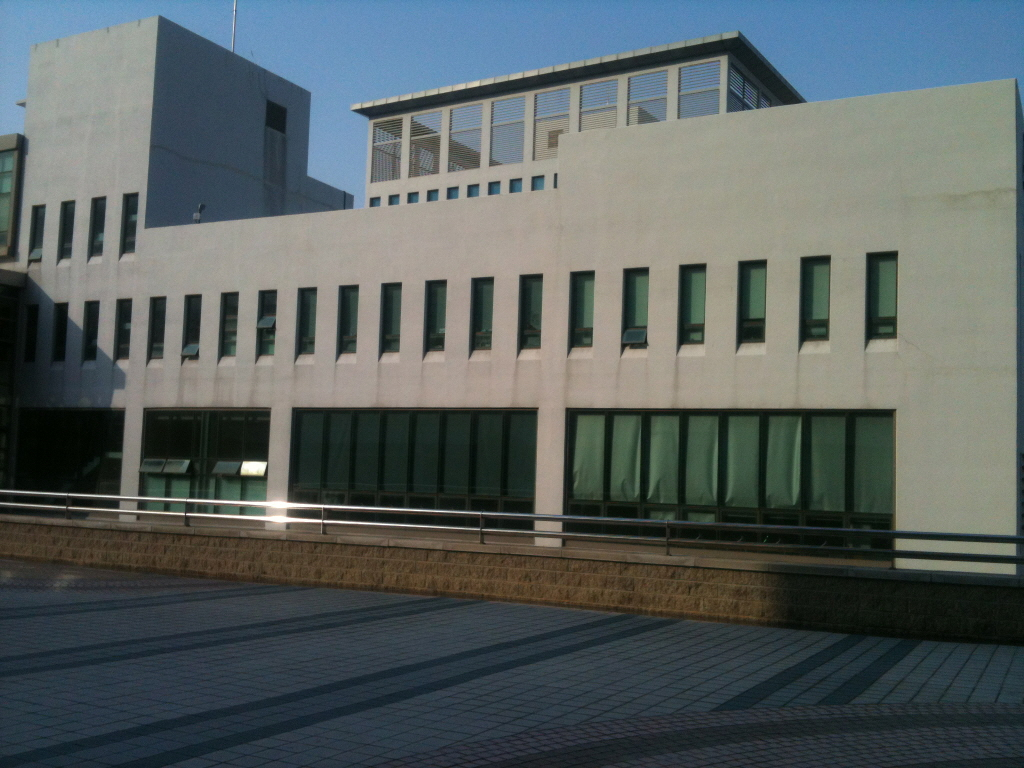
#> input picture dsu7.jpg, 1024 x 768 px
$ jupyter execute ch1.5.3.ipynb
#> lines starting #> are read from the running program, lines starting #| are printed output that depends on the picture; after the words box and inside, x2 and y2 are one past the last pixel; in counts of white or black regions, pixels touching at a corner belong together
[cell 1]
import cv2
from matplotlib import pyplot as plt

[cell 2]
img = cv2.imread('dsu7.jpg')
#> img is the input picture: shape (768, 1024, 3); mean B, G, R 95.7, 96.2, 88.1
gray = cv2.imread('dsu7.jpg',0)
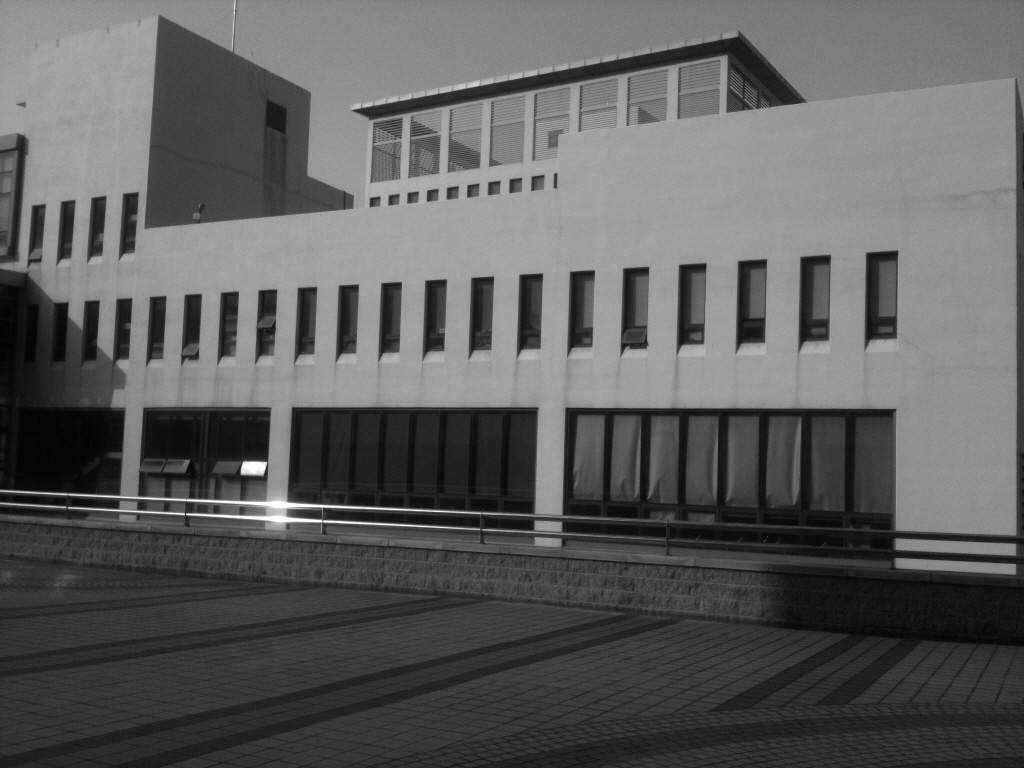
#> gray: shape (768, 1024); min 0, max 255, mean 93.7

sift = cv2.SIFT_create()
kp = sift.detect(gray,None)
#> kp = 905 keypoints; strongest (x, y, size): (252, 467, 11.6), (326, 521, 2.3), (189, 500, 2.2), (322, 506, 2.6)
imgsift = cv2.imread('dsu7.jpg')
imgsift = cv2.drawKeypoints(img,kp,imgsift,  flags=cv2.DRAW_MATCHES_FLAGS_DRAW_RICH_KEYPOINTS)
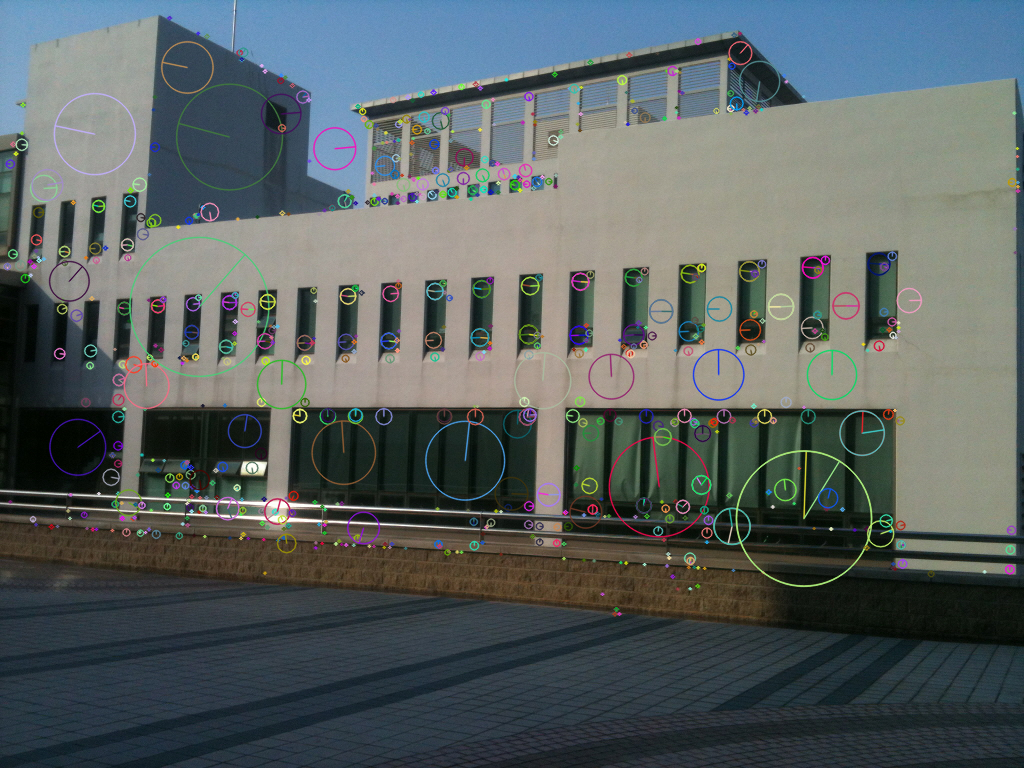
#> imgsift: shape (768, 1024, 3); 6.67% of pixels changed, all inside (x1, y1, x2, y2) = (3, 15, 1021, 617)

plt.figure(figsize = (30,45))
plt.subplot(1,2,1),plt.imshow(img,cmap = 'gray')
plt.title('img'), plt.xticks([]), plt.yticks([])
plt.subplot(1,2,2),plt.imshow(imgsift,cmap = 'gray')
plt.title('imgsift'), plt.xticks([]), plt.yticks([])
plt.show()
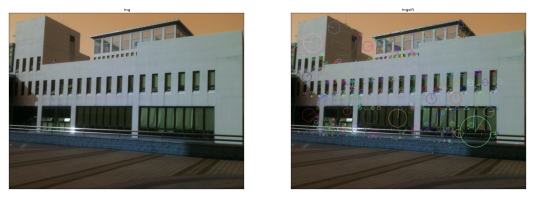
#> figure drawn by matplotlib, 2 panels; B, G, R data is drawn as R, G, B

$ run again, with dsu1.jpg copied over dsu7.jpg
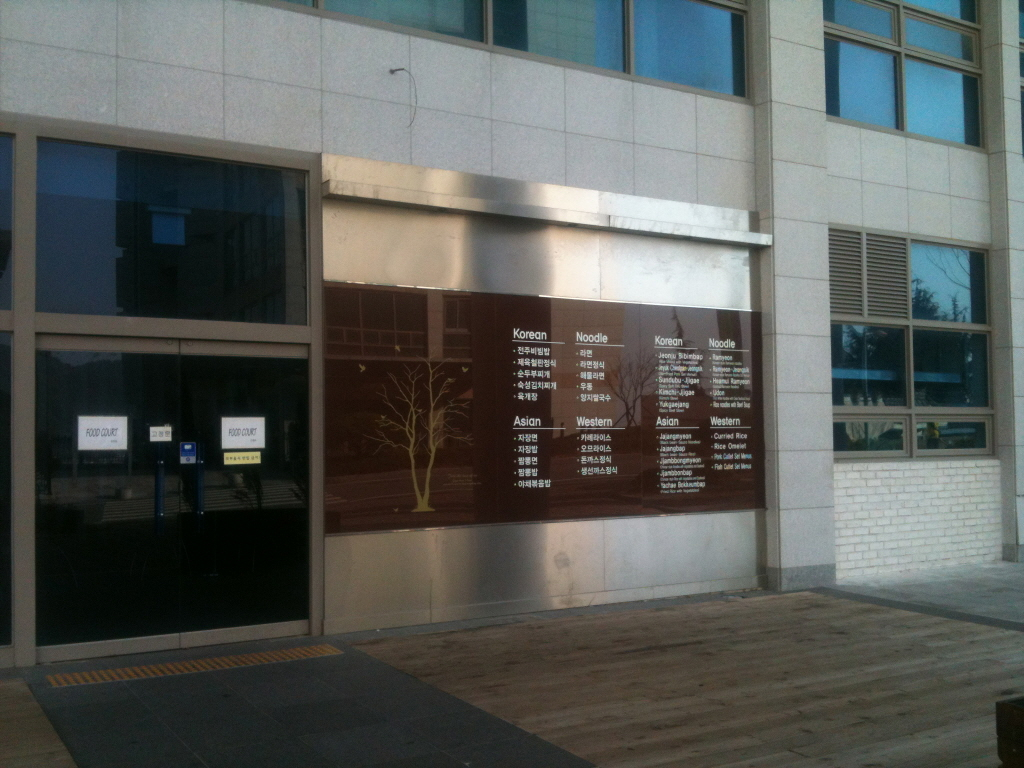
#> input picture dsu1.jpg, 1024 x 768 px
#> img is the input picture: shape (768, 1024, 3); mean B, G, R 88.3, 91.5, 88.3
#> `gray = cv2.imread('dsu7.jpg',0)`:
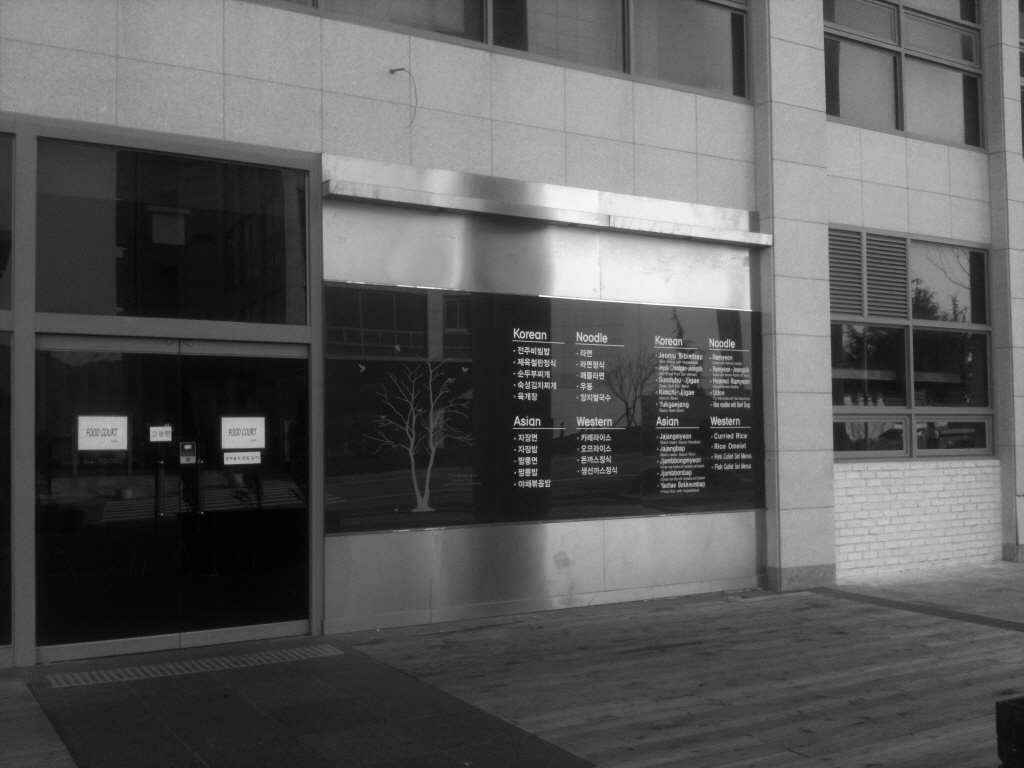
#> gray: shape (768, 1024); min 0, max 255, mean 90.1
#> kp = 1369 keypoints; strongest (x, y, size): (243, 436, 31.3), (102, 432, 30.2), (160, 434, 13.4), (517, 417, 2)
#> imgsift: shape (768, 1024, 3); 7.98% of pixels changed, all inside (x1, y1, x2, y2) = (7, 1, 1024, 765)
#> `plt.show()`:
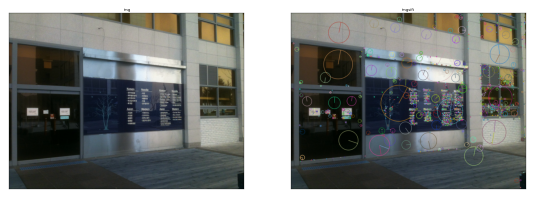
#> figure drawn by matplotlib, 2 panels; B, G, R data is drawn as R, G, B
